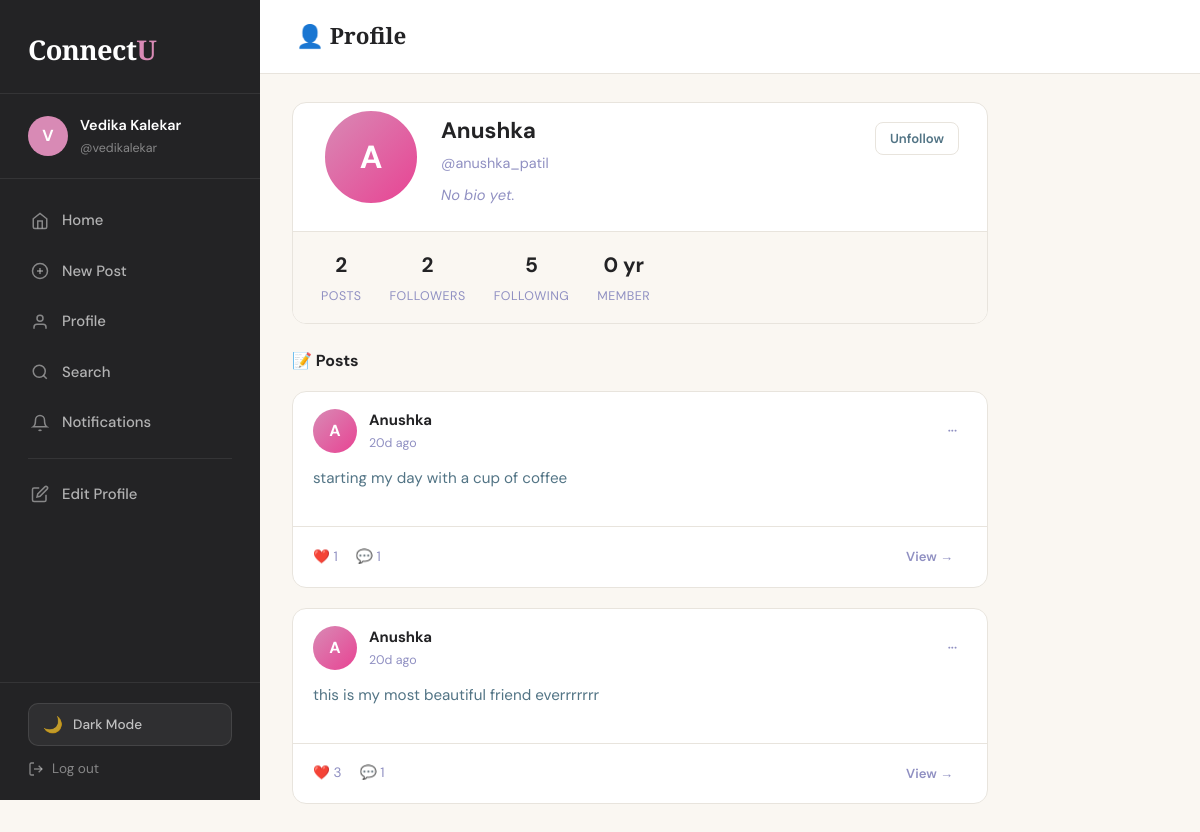
The page /profile.php?id=6 (signed in) on the database its author committed.
### tables this page shows
CREATE TABLE `users` (
  `id` int(11) NOT NULL AUTO_INCREMENT,
  `name` varchar(100) NOT NULL,
  `username` varchar(50) NOT NULL,
  `email` varchar(150) NOT NULL,
  `password` varchar(255) NOT NULL,
  `bio` text DEFAULT NULL,
  `created_at` datetime DEFAULT current_timestamp(),
  `profile_pic` varchar(255) DEFAULT NULL,
  PRIMARY KEY (`id`),
  UNIQUE KEY `username` (`username`),
  UNIQUE KEY `email` (`email`)
);

CREATE TABLE `posts` (
  `id` int(11) NOT NULL AUTO_INCREMENT,
  `user_id` int(11) NOT NULL,
  `content` text NOT NULL,
  `image` varchar(255) DEFAULT NULL,
  `created_at` datetime DEFAULT current_timestamp(),
  PRIMARY KEY (`id`),
  KEY `user_id` (`user_id`),
  CONSTRAINT `posts_ibfk_1` FOREIGN KEY (`user_id`) REFERENCES `users` (`id`) ON DELETE CASCADE
);

### includes/auth.php (called while the page is built, shortened)
<?php
function getCurrentUserId() {
    return $_SESSION['user_id'] ?? null;
}
function safe($text) {
    return htmlspecialchars($text, ENT_QUOTES, 'UTF-8');
}
function timeAgo($dateString) {
    $now  = new DateTime();
    $past = new DateTime($dateString);
    $diff = $now->diff($past);
    if ($diff->d > 0) return $diff->d . 'd ago';
    return 'just now';
}
?>

### profile.php (the view, shortened to what this page needs)
<?php
require_once 'includes/auth.php';
require_once 'includes/db.php';
$currentUserId = getCurrentUserId();
$profileId     = intval($_GET['id'] ?? $currentUserId);
$stmt = $pdo->prepare("SELECT * FROM users WHERE id = ?");
$stmt->execute([$profileId]);
$user = $stmt->fetch();
$pCount = $pdo->prepare("SELECT COUNT(*) FROM posts WHERE user_id = ?");
$pCount->execute([$profileId]);
$postsCount = $pCount->fetchColumn();
$fCount = $pdo->prepare("SELECT COUNT(*) FROM follows WHERE following_id = ?");
$fCount->execute([$profileId]);
$followersCount = $fCount->fetchColumn();
$fgCount = $pdo->prepare("SELECT COUNT(*) FROM follows WHERE follower_id = ?");
$fgCount->execute([$profileId]);
$followingCount = $fgCount->fetchColumn();
$isFollowing = false;
if ($currentUserId !== $profileId) {
    $chk = $pdo->prepare("SELECT id FROM follows WHERE follower_id = ? AND following_id = ?");
    $chk->execute([$currentUserId, $profileId]);
    $isFollowing = (bool)$chk->fetch();
}
$posts = $pdo->prepare("
    SELECT p.*,
           (SELECT COUNT(*) FROM likes    WHERE post_id = p.id) AS like_count,
           (SELECT COUNT(*) FROM comments WHERE post_id = p.id) AS comment_count
    FROM posts p
    WHERE p.user_id = ? AND p.id NOT IN (SELECT post_id FROM hidden_posts WHERE user_id = ?)
    ORDER BY p.created_at DESC
");
$posts->execute([$profileId, $currentUserId]);
$posts = $posts->fetchAll();
?>
<!DOCTYPE html>
<html lang="en">
<head>
    <link rel="stylesheet" href="css/style.css">
</head>
<body>
<div class="app-shell">
    <?php include 'includes/nav.php'; ?>
    <div class="main-content">
        <header class="top-header">
            <h2>👤 Profile</h2>
        </header>
        <div class="page-body" style="max-width:760px;padding:28px 32px;">
            <div class="profile-header">
                <div class="profile-header-body">
                    <div class="profile-pic-wrap">
                        <?php if ($user['profile_pic'] && $user['profile_pic'] !== 'default.png' && file_exists('uploads/profiles/' . $user['profile_pic'])): ?>
                            <img src="uploads/profiles/<?= safe($user['profile_pic']) ?>" alt="">
                        <?php else: ?>
                            <div class="avatar-lg">
                                <?= strtoupper(substr($user['name'], 0, 1)) ?>
                            </div>
                        <?php endif; ?>
                    </div>
                    <div class="profile-info">
                        <h2><?= safe($user['name']) ?></h2>
                        <p class="username">@<?= safe($user['username']) ?></p>
                        <?php if ($user['bio']): ?>
                            <p class="bio"><?= nl2br(safe($user['bio'])) ?></p>
                        <?php else: ?>
                            <p class="bio" style="color:var(--muted);font-style:italic;">No bio yet.</p>
                        <?php endif; ?>
                    </div>
                    <div class="profile-actions">
                        <?php if ($currentUserId == $profileId): ?>
                            <a href="edit_profile.php" class="btn btn-outline btn-sm">Edit Profile</a>
                        <?php else: ?>
                            <button class="btn follow-btn btn-sm <?= $isFollowing ? 'btn-outline' : 'btn-primary' ?>"
                                    data-user-id="<?= $profileId ?>">
                                <?= $isFollowing ? 'Unfollow' : 'Follow' ?>
                            </button>
                        <?php endif; ?>
                    </div>
                </div>
                <div class="profile-stats">
                    <div class="stat-item">
                        <span class="num"><?= $postsCount ?></span>
                        <span class="label">Posts</span>
                    </div>
                    <div class="stat-item">
                        <a href="followers.php?id=<?= $profileId ?>" style="text-decoration:none;">
                            <span class="num" id="followers-count"><?= $followersCount ?></span>
                            <span class="label">Followers</span>
                        </a>
                    </div>
                    <div class="stat-item">
                        <a href="following.php?id=<?= $profileId ?>" style="text-decoration:none;">
                            <span class="num"><?= $followingCount ?></span>
                            <span class="label">Following</span>
                        </a>
                    </div>
                    <div class="stat-item">
                        <span class="num"><?= date('Y') - date('Y', strtotime($user['created_at'])) ?> yr</span>
                        <span class="label">Member</span>
                    </div>
                </div>
            </div>
            <h3 style="font-size:1rem;font-weight:700;color:var(--charcoal);margin-bottom:16px;">
                📝 Posts
            </h3>
            <?php if (empty($posts)): ?>
                <div class="empty-state card">
                    <div class="empty-icon">📭</div>
                    <h3>No posts yet</h3>
                    <?php if ($currentUserId == $profileId): ?>
                        <p>Share your first post with your followers!</p>
                        <a href="create_post.php" class="btn btn-primary" style="margin-top:16px;">Create Post</a>
                    <?php else: ?>
                        <p><?= safe($user['name']) ?> hasn't posted anything yet.</p>
                    <?php endif; ?>
                </div>
            <?php else: ?>
                <?php foreach ($posts as $post): ?>
                <div class="post-card">
                    <div class="post-header">
                        <?php if ($user['profile_pic'] && $user['profile_pic'] !== 'default.png'): ?>
                            <img class="avatar" src="uploads/profiles/<?= safe($user['profile_pic']) ?>" alt="">
                        <?php else: ?>
                            <div class="avatar-placeholder">
                                <?= strtoupper(substr($user['name'], 0, 1)) ?>
                            </div>
                        <?php endif; ?>
                        <div class="post-meta">
                            <span class="author"><?= safe($user['name']) ?></span>
                            <div class="time"><?= timeAgo($post['created_at']) ?></div>
                        </div>
                        <?php if ($currentUserId == $profileId): ?>
                        <div class="dropdown">
                            <button class="btn btn-ghost btn-sm" data-dropdown-toggle="pm-<?= $post['id'] ?>" style="padding:6px 10px;">···</button>
                            <div class="dropdown-menu" id="pm-<?= $post['id'] ?>">
                                <a href="edit_post.php?id=<?= $post['id'] ?>">✏️ Edit</a>
                                <a href="#" class="danger sm-delete-post" data-post-id="<?= $post['id'] ?>">🗑️ Delete</a>
                            </div>
                        </div>
                        <?php else: ?>
                        <div class="dropdown">
                            <button class="btn btn-ghost btn-sm" data-dropdown-toggle="pm-<?= $post['id'] ?>" style="padding:6px 10px;">···</button>
                        </div>
                        <?php endif; ?>
                    </div>
                    <div class="post-content">
                        <p><?= nl2br(safe($post['content'])) ?></p>
                    </div>
                    <div class="post-footer">
                        <span style="display:flex;align-items:center;gap:5px;color:var(--muted);font-size:0.85rem;">
                            ❤️ <?= $post['like_count'] ?>
                        </span>
                        <span style="display:flex;align-items:center;gap:5px;color:var(--muted);font-size:0.85rem;margin-left:12px;">
                            💬 <?= $post['comment_count'] ?>
                        </span>
                        <div class="post-actions-right">
                            <a href="post_detail.php?id=<?= $post['id'] ?>" class="btn btn-ghost btn-sm">View →</a>
                        </div>
                    </div>
                </div>
                <?php endforeach; ?>
            <?php endif; ?>
        </div>
    </div>
</div>
</body>
</html>

### includes/nav.php (shortened to what this page needs)
<?php
require_once __DIR__ . '/auth.php';
require_once __DIR__ . '/db.php';
$currentUser = null;
if (isLoggedIn()) {
    $stmt = $pdo->prepare("SELECT * FROM users WHERE id = ?");
    $stmt->execute([getCurrentUserId()]);
    $currentUser = $stmt->fetch();
}
?>
<aside class="sidebar">
    <div class="sidebar-logo">
        <h1>Connect<span>U</span></h1>
    </div>
    <?php if ($currentUser): ?>
    <div class="sidebar-user">
        <?php if ($currentUser['profile_pic'] && $currentUser['profile_pic'] !== 'default.png' && file_exists('uploads/profiles/' . $currentUser['profile_pic'])): ?>
            <img src="uploads/profiles/<?= safe($currentUser['profile_pic']) ?>" alt="profile">
        <?php else: ?>
            <div style="width:40px;height:40px;border-radius:50%;background:var(--accent);display:flex;align-items:center;justify-content:center;color:#fff;font-weight:700;font-size:1rem;flex-shrink:0;">
                <?= strtoupper(substr($currentUser['name'], 0, 1)) ?>
            </div>
        <?php endif; ?>
        <div class="user-info">
            <div class="name"><?= safe($currentUser['name']) ?></div>
            <div class="username">@<?= safe($currentUser['username']) ?></div>
        </div>
    </div>
    <?php endif; ?>
    <nav class="sidebar-nav">
        <a href="dashboard.php" title="Home Feed">
            <svg width="18" height="18" fill="none" stroke="currentColor" stroke-width="2" viewBox="0 0 24 24">
                <path d="M3 9l9-7 9 7v11a2 2 0 01-2 2H5a2 2 0 01-2-2z"/><polyline points="9 22 9 12 15 12 15 22"/>
            </svg>
            <span>Home</span>
        </a>
        <a href="create_post.php" title="Create Post">
            <svg width="18" height="18" fill="none" stroke="currentColor" stroke-width="2" viewBox="0 0 24 24">
                <circle cx="12" cy="12" r="10"/><line x1="12" y1="8" x2="12" y2="16"/><line x1="8" y1="12" x2="16" y2="12"/>
            </svg>
            <span>New Post</span>
        </a>
        <a href="profile.php?id=<?= $currentUser['id'] ?? '' ?>" title="My Profile">
            <svg width="18" height="18" fill="none" stroke="currentColor" stroke-width="2" viewBox="0 0 24 24">
                <path d="M20 21v-2a4 4 0 00-4-4H8a4 4 0 00-4 4v2"/><circle cx="12" cy="7" r="4"/>
            </svg>
            <span>Profile</span>
        </a>
        <a href="search.php" title="Search Users">
            <svg width="18" height="18" fill="none" stroke="currentColor" stroke-width="2" viewBox="0 0 24 24">
                <circle cx="11" cy="11" r="8"/><line x1="21" y1="21" x2="16.65" y2="16.65"/>
            </svg>
            <span>Search</span>
        </a>
        <a href="notifications.php" title="Notifications" style="position:relative;">
            <svg width="18" height="18" fill="none" stroke="currentColor" stroke-width="2" viewBox="0 0 24 24">
                <path d="M18 8A6 6 0 006 8c0 7-3 9-3 9h18s-3-2-3-9"/><path d="M13.73 21a2 2 0 01-3.46 0"/>
            </svg>
            <span>Notifications</span>
        </a>
        <div class="nav-divider"></div>
        <a href="edit_profile.php" title="Edit Profile">
            <svg width="18" height="18" fill="none" stroke="currentColor" stroke-width="2" viewBox="0 0 24 24">
                <path d="M11 4H4a2 2 0 00-2 2v14a2 2 0 002 2h14a2 2 0 002-2v-7"/><path d="M18.5 2.5a2.121 2.121 0 013 3L12 15l-4 1 1-4 9.5-9.5z"/>
            </svg>
            <span>Edit Profile</span>
        </a>
    </nav>
    <div class="sidebar-footer">
        <a href="logout.php" title="Logout">
            <svg width="16" height="16" fill="none" stroke="currentColor" stroke-width="2" viewBox="0 0 24 24">
                <path d="M9 21H5a2 2 0 01-2-2V5a2 2 0 012-2h4"/><polyline points="16 17 21 12 16 7"/><line x1="21" y1="12" x2="9" y2="12"/>
            </svg>
            <span>Log out</span>
        </a>
    </div>
</aside>

### rows shown on the page
users: name "V", name "Vedika Kalekar", username "vedikalekar"
users: name "A", name "Anushka", username "anushka_patil"
posts: user.name "A", user.name "Anushka", created_at "20d ago", content "starting my day with a cup of coffee", like_count "1", comment_count "1"
posts: user.name "A", user.name "Anushka", created_at "20d ago", content "this is my most beautiful friend everrrrrrr", like_count "3", comment_count "1"

### other values the page prints
$postsCount "2"
$followersCount "2"
$followingCount "5"
